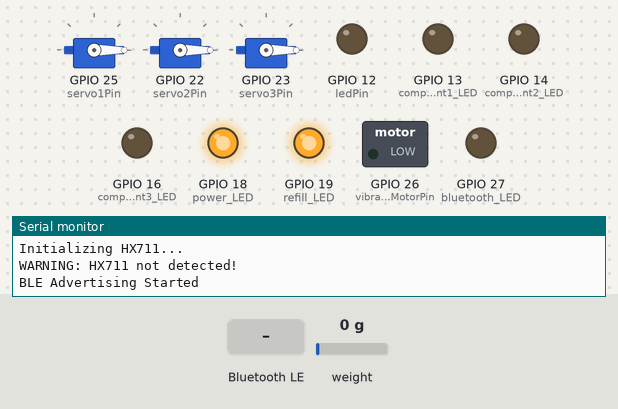
A sketch run on a simulated ESP32. On the bench: 3 × servo, switched loads named in the sketch (green lamp = pin HIGH), output pins drawn as LEDs (lit = HIGH), the last lines printed to the serial monitor. The test bench sets the inputs (shaded band); at power-on: weight on the scale 0 g. Nothing arrives over Bluetooth unless stated; a phone connects over Bluetooth LE 3 s after start.

Above: at 2.5 s.
2.6 s: Bluetooth LE write "SERVO1 OPEN" received
At 2.9 s:
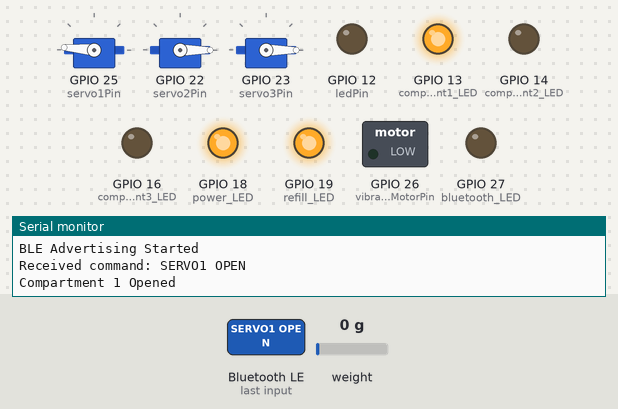
5.6 s: weight on the scale set to 2 g
At 6.5 s:
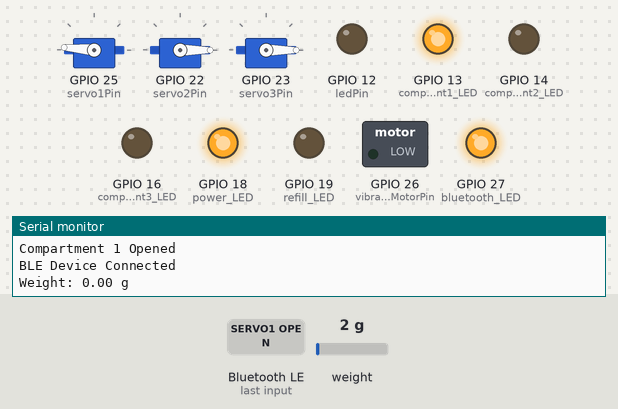
7.2 s: Bluetooth LE write "SERVO1 CLOSE" received
At 7.8 s:
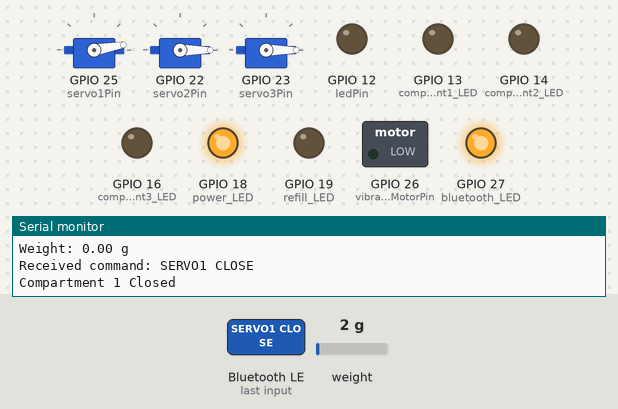
8.7 s: Bluetooth LE write "TARE" received
At 10.6 s:
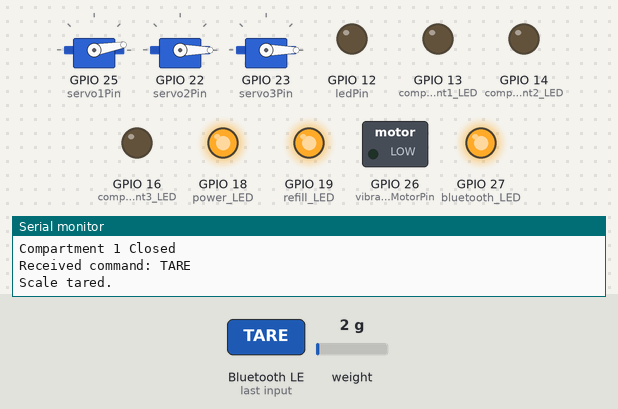
11.2 s: Bluetooth LE write "SERVO2 OPEN" received
At 11.8 s:
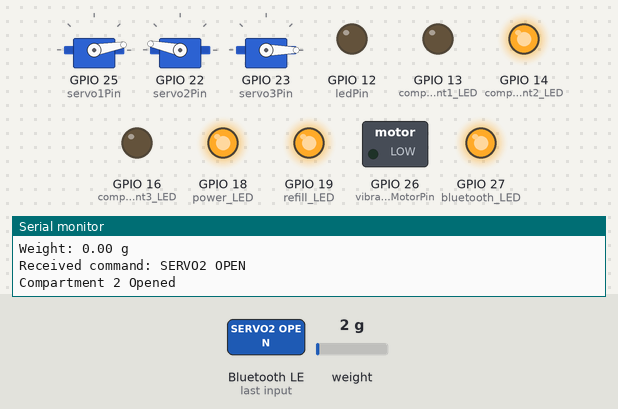
12.7 s: weight on the scale set to 4 g
At 13.1 s:
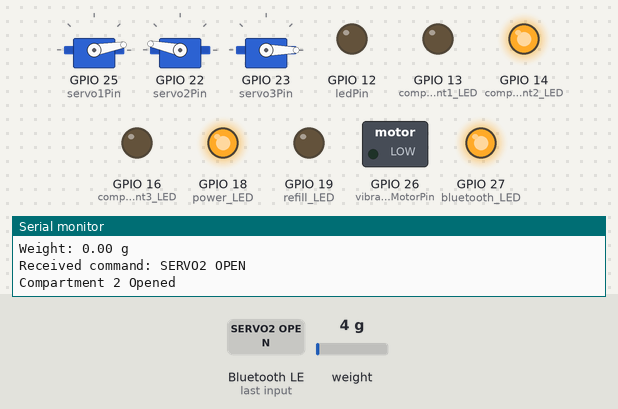
Timing chart, 0 to 15.3 s (numbered marks = the images above; inputs shaded):
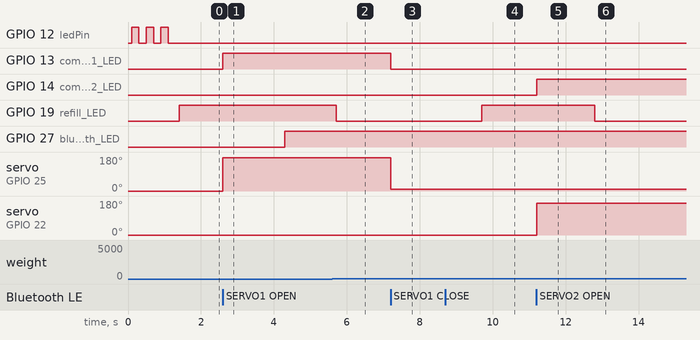

Measured:
- the behaviour switches between 0 and 1 g on weight on the scale (found by bisection; images 1 and 2)
- the behaviour switches between 2 and 3 g on weight on the scale (found by bisection; images 5 and 6)
- after the input at 2.6 s, GPIO 13 (compartment1_LED): LOW → HIGH at once; servo on GPIO 25 (servo1Pin): 0° → 175° at once
- after the input at 5.6 s, GPIO 19 (refill_LED): HIGH → LOW after 0.11 s
- after the input at 7.2 s, GPIO 13 (compartment1_LED): HIGH → LOW at once; servo on GPIO 25 (servo1Pin): 175° → 10° at once
- after the input at 8.7 s, GPIO 19 (refill_LED): LOW → HIGH after 1.0 s
- after the input at 11.2 s, GPIO 14 (compartment2_LED): LOW → HIGH at once; servo on GPIO 22 (servo2Pin): 0° → 168° at once
- after the input at 12.7 s, GPIO 19 (refill_LED): HIGH → LOW after 0.10 s

The sketch:

Testing.ino
```cpp
#include <Arduino.h>
#include <ESP32Servo.h>
#include "HX711.h"
#include <BLEDevice.h>
#include <BLEServer.h>
#include <BLEUtils.h>
#include <BLE2902.h>
// Nordic UART Service UUIDs
#define SERVICE_UUID        "6e400001-b5a3-f393-e0a9-e50e24dcca9e"
#define CHAR_UUID_RX        "6e400003-b5a3-f393-e0a9-e50e24dcca9e"  // for writing commands
#define CHAR_UUID_TX        "6e400002-b5a3-f393-e0a9-e50e24dcca9e"  // for notifications
// ----- Servo Setup -----
Servo servo1, servo2, servo3;
const int servo1Pin = 25;
const int servo2Pin = 22;
const int servo3Pin = 23;
// track current positions
int servo1Pos = 0;
int servo2Pos = 0;
int servo3Pos = 0;
// ----- LED Setup -----
const int ledPin = 12;
bool ledState = false;
// ----- Added LEDs Setup -----
const int compartment1_LED = 13;
const int compartment2_LED = 14;
const int compartment3_LED = 16;  // Fixed from compartment2_LED to compartment3_LED
const int power_LED = 18;
const int refill_LED = 19;
const int bluetooth_LED = 27;
// ----- Vibration Motor Setup -----
const int vibrationMotorPin = 26;
bool motorState = false;
// ----- HX711 Load Cell Setup -----
const int LOADCELL_DOUT_PIN = 32;
const int LOADCELL_SCK_PIN  = 33;
HX711 scale;
// ----- BLE Globals -----
BLECharacteristic *pTxCharacteristic;
bool deviceConnected = false;
unsigned long lastWeightUpdate = 0;
const unsigned long weightInterval = 5000;  // 5 s
// ----- BLE Server Callbacks -----
class MyServerCallbacks : public BLEServerCallbacks {
  void onConnect(BLEServer* pServer) override {
    deviceConnected = true;
    Serial.println("BLE Device Connected");
    digitalWrite(bluetooth_LED, HIGH);  // Turn on Bluetooth LED when connected

    // send help menu on connect
    const char* helpText =
      "CMDs:\n"
      "SERVO1 OPEN/CLOSE\n"
      "SERVO2 OPEN/CLOSE\n"
      "SERVO3 OPEN/CLOSE\n"
      "LED ON/OFF\n"
      "VIBRATE ON/OFF\n"
      "COMP1_LED ON/OFF\n"
      "COMP2_LED ON/OFF\n"
      "COMP3_LED ON/OFF\n"
      "TARE\n"
      "RAW\n"
      "HELP";
    pTxCharacteristic->setValue(helpText);
    pTxCharacteristic->notify();
  }

  void onDisconnect(BLEServer* pServer) override {
    deviceConnected = false;
    Serial.println("BLE Device Disconnected");
    digitalWrite(bluetooth_LED, LOW);  // Turn off Bluetooth LED when disconnected

    // Reset outputs on disconnect
    servo1.write(0); servo1Pos = 0;
    servo2.write(0); servo2Pos = 0;
    servo3.write(0); servo3Pos = 0;
    digitalWrite(ledPin, LOW); ledState = false;
    digitalWrite(compartment1_LED, LOW);
    digitalWrite(compartment2_LED, LOW);
    digitalWrite(compartment3_LED, LOW);
    digitalWrite(vibrationMotorPin, LOW); motorState = false;

    pServer->getAdvertising()->start();
    Serial.println("Advertising restarted");
  }
};
// ----- BLE Characteristic Callbacks -----
class MyCallbacks : public BLECharacteristicCallbacks {
  void onWrite(BLECharacteristic* pCharacteristic) override {
    String rx = pCharacteristic->getValue();
    if (rx.isEmpty()) return;
    String cmd = String(rx.c_str());
    cmd.trim();
    cmd.toUpperCase();
    Serial.print("Received command: ");
    Serial.println(cmd);

    // HELP
    if (cmd == "HELP") {
      const char* helpText =
        "CMDs:\n"
        "SERVO1 OPEN/CLOSE\n"
        "SERVO2 OPEN/CLOSE\n"
        "SERVO3 OPEN/CLOSE\n"
        "LED ON/OFF\n"
        "VIBRATE ON/OFF\n"
        "COMP1_LED ON/OFF\n"
        "COMP2_LED ON/OFF\n"
        "COMP3_LED ON/OFF\n"
        "TARE\n"
        "RAW\n"
        "HELP";
      pTxCharacteristic->setValue(helpText);
      pTxCharacteristic->notify();
      return;
    }

    // TARE
    if (cmd == "TARE") {
      scale.tare();
      Serial.println("Scale tared.");
      pTxCharacteristic->setValue("OK: Scale tared");
      pTxCharacteristic->notify();
      return;
    }

    // RAW
    if (cmd == "RAW") {
      long raw = scale.read_average(5);
      char buf[32];
      snprintf(buf, sizeof(buf), "RAW: %ld", raw);
      Serial.println(buf);
      pTxCharacteristic->setValue(buf);
      pTxCharacteristic->notify();
      return;
    }

    // Servo 1
    if (cmd == "SERVO1 OPEN" && servo1Pos != 180) {
      servo1.write(175);
      servo1Pos = 180;
      digitalWrite(compartment1_LED, HIGH);  // Turn on compartment 1 LED
      Serial.println("Compartment 1 Opened");
    } else if (cmd == "SERVO1 CLOSE" && servo1Pos != 0) {
      servo1.write(10);
      servo1Pos = 0;
      digitalWrite(compartment1_LED, LOW);   // Turn off compartment 1 LED
      Serial.println("Compartment 1 Closed");
    }

    // Servo 2
    if (cmd == "SERVO2 OPEN" && servo2Pos != 180) {
      servo2.write(168.5);
      servo2Pos = 180;
      digitalWrite(compartment2_LED, HIGH);  // Turn on compartment 2 LED
      Serial.println("Compartment 2 Opened");
    } else if (cmd == "SERVO2 CLOSE" && servo2Pos != 0) {
      servo2.write(10);
      servo2Pos = 0;
      digitalWrite(compartment2_LED, LOW);   // Turn off compartment 2 LED
      Serial.println("Compartment 2 Closed");
    }

    // Servo 3
    if (cmd == "SERVO3 OPEN" && servo3Pos != 180) {
      servo3.write(175);
      servo3Pos = 180;
      digitalWrite(compartment3_LED, HIGH);  // Turn on compartment 3 LED
      Serial.println("Compartment 3 Opened");
    } else if (cmd == "SERVO3 CLOSE" && servo3Pos != 0) {
      servo3.write(10);
      servo3Pos = 0;
      digitalWrite(compartment3_LED, LOW);   // Turn off compartment 3 LED
      Serial.println("Compartment 3 Closed");
    }

    // LED
    if (cmd == "LED ON" && !ledState) {
      digitalWrite(ledPin, HIGH);
      ledState = true;
      Serial.println("LED Turned ON");
    } else if (cmd == "LED OFF" && ledState) {
      digitalWrite(ledPin, LOW);
      ledState = false;
      Serial.println("LED Turned OFF");
    }

    // Vibration Motor
    if (cmd == "VIBRATE ON" && !motorState) {
      digitalWrite(vibrationMotorPin, HIGH);
      motorState = true;
      Serial.println("Vibration Motor Turned ON");
    } else if (cmd == "VIBRATE OFF" && motorState) {
      digitalWrite(vibrationMotorPin, LOW);
      motorState = false;
      Serial.println("Vibration Motor Turned OFF");
    }

    // Compartment 1 LED
    if (cmd == "COMP1_LED ON") {
      digitalWrite(compartment1_LED, HIGH);
      Serial.println("Compartment 1 LED Turned ON");
    } else if (cmd == "COMP1_LED OFF") {
      digitalWrite(compartment1_LED, LOW);
      Serial.println("Compartment 1 LED Turned OFF");
    }

    // Compartment 2 LED
    if (cmd == "COMP2_LED ON") {
      digitalWrite(compartment2_LED, HIGH);
      Serial.println("Compartment 2 LED Turned ON");
    } else if (cmd == "COMP2_LED OFF") {
      digitalWrite(compartment2_LED, LOW);
      Serial.println("Compartment 2 LED Turned OFF");
    }

    // Compartment 3 LED
    if (cmd == "COMP3_LED ON") {
      digitalWrite(compartment3_LED, HIGH);
      Serial.println("Compartment 3 LED Turned ON");
    } else if (cmd == "COMP3_LED OFF") {
      digitalWrite(compartment3_LED, LOW);
      Serial.println("Compartment 3 LED Turned OFF");
    }
  }
};
void setup() {
  Serial.begin(115200);
  Serial.println("Starting Smart Pill Dispenser BLE App...");

  // LED
  pinMode(ledPin, OUTPUT);
  digitalWrite(ledPin, LOW);

  // New LEDs
  pinMode(compartment1_LED, OUTPUT);
  pinMode(compartment2_LED, OUTPUT);
  pinMode(compartment3_LED, OUTPUT);
  pinMode(power_LED, OUTPUT);
  pinMode(refill_LED, OUTPUT);
  pinMode(bluetooth_LED, OUTPUT);

  // Initialize all LEDs to OFF except power LED
  digitalWrite(compartment1_LED, LOW);
  digitalWrite(compartment2_LED, LOW);
  digitalWrite(compartment3_LED, LOW);
  digitalWrite(power_LED, HIGH);    // Power LED is ON while device is running
  digitalWrite(refill_LED, LOW);
  digitalWrite(bluetooth_LED, LOW); // BT LED will turn on when connected

  // Vibration Motor
  pinMode(vibrationMotorPin, OUTPUT);
  digitalWrite(vibrationMotorPin, LOW);

  // Servos
  servo1.attach(servo1Pin);
  servo2.attach(servo2Pin);
  servo3.attach(servo3Pin);
  servo1.write(0);
  servo2.write(0);
  servo3.write(0);

  // Load cell init
  Serial.println("Initializing HX711...");
  scale.begin(LOADCELL_DOUT_PIN, LOADCELL_SCK_PIN);
  long initRead = scale.read();
  if (initRead <= 0) {
    Serial.println("WARNING: HX711 not detected!");
    // blink LED as warning
    for (int i = 0; i < 3; i++) {
      digitalWrite(ledPin, HIGH);
      delay(200);
      digitalWrite(ledPin, LOW);
      delay(200);
    }
  } else {
    Serial.println("HX711 connected.");
    scale.set_scale(420.0983);
    scale.tare();
  }

  // BLE init
  BLEDevice::init("SmartPillDispenser");
  BLEServer* pServer = BLEDevice::createServer();
  pServer->setCallbacks(new MyServerCallbacks());
  BLEService* pService = pServer->createService(SERVICE_UUID);

  // TX (notify)
  pTxCharacteristic = pService->createCharacteristic(
    CHAR_UUID_TX,
    BLECharacteristic::PROPERTY_NOTIFY
  );
  pTxCharacteristic->addDescriptor(new BLE2902());

  // RX (write)
  BLECharacteristic* pRxCharacteristic = pService->createCharacteristic(
    CHAR_UUID_RX,
    BLECharacteristic::PROPERTY_WRITE
  );
  pRxCharacteristic->setCallbacks(new MyCallbacks());

  pService->start();
  pServer->getAdvertising()->start();
  Serial.println("BLE Advertising Started");
}
void loop() {
  // Check if weight is below threshold to set refill LED
  if (scale.wait_ready_timeout(100)) {
    float weight = scale.get_units(1);
    if (weight < 5.0) {  // If weight is less than 5g, turn on refill LED
      digitalWrite(refill_LED, HIGH);
    } else {
      digitalWrite(refill_LED, LOW);
    }
  }

  // Periodic weight notification
  if (millis() - lastWeightUpdate >= weightInterval) {
    lastWeightUpdate = millis();
    if (scale.wait_ready_timeout(500)) {
      float weight = scale.get_units(5);
      Serial.printf("Weight: %.2f g\n", weight);
      if (deviceConnected) {
        char buf[32];
        snprintf(buf, sizeof(buf), "WEIGHT: %.2f g", weight);
        pTxCharacteristic->setValue(buf);
        pTxCharacteristic->notify();
      }
    } else {
      Serial.println("Load cell not ready.");
    }
  }

  delay(100);
}
```
